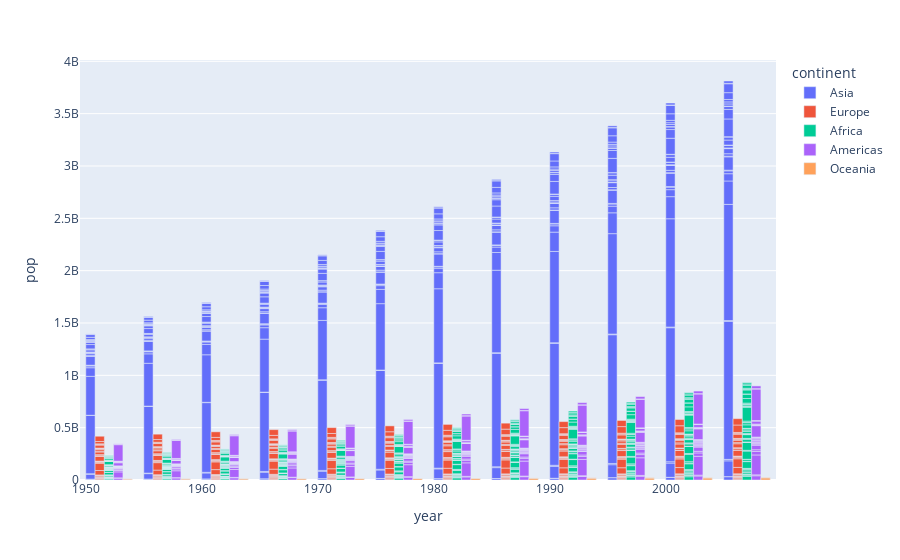

The notebook cell this image was saved under:
### Markdown cell above
# Bar plot

### Code cell
px.bar(gm,
       x='year',
       y='pop',
       height=500,
       color='continent',
       barmode='group',
       hover_data=gm.columns
      )

### Figure 1 — Plotly figure (JSON) as saved in the notebook; plotly's stock layout.template omitted (floating-point values rounded to 4 significant figures; data arrays with more than 128 entries replaced by an {"elided": "..."} marker saying what was removed)
{"data": [{"alignmentgroup": "True", "customdata": {"elided": "396x6 mixed values"}, "hovertemplate": "continent=%{customdata[1]}<br>year=%{x}<br>pop=%{y}<br>country=%{customdata[0]}<br>lifeExp=%{customdata[2]}<br>gdpPercap=%{customdata[3]}<br>iso_alpha=%{customdata[4]}<br>iso_num=%{customdata[5]}<extra></extra>", "legendgroup": "Asia", "marker": {"color": "#636efa", "pattern": {"shape": ""}}, "name": "Asia", "offsetgroup": "Asia", "orientation": "v", "showlegend": true, "textposition": "auto", "type": "bar", "x": {"elided": "396 int values"}, "xaxis": "x", "y": {"elided": "396 int values"}, "yaxis": "y"}, {"alignmentgroup": "True", "customdata": {"elided": "360x6 mixed values"}, "hovertemplate": "continent=%{customdata[1]}<br>year=%{x}<br>pop=%{y}<br>country=%{customdata[0]}<br>lifeExp=%{customdata[2]}<br>gdpPercap=%{customdata[3]}<br>iso_alpha=%{customdata[4]}<br>iso_num=%{customdata[5]}<extra></extra>", "legendgroup": "Europe", "marker": {"color": "#EF553B", "pattern": {"shape": ""}}, "name": "Europe", "offsetgroup": "Europe", "orientation": "v", "showlegend": true, "textposition": "auto", "type": "bar", "x": {"elided": "360 int values"}, "xaxis": "x", "y": {"elided": "360 int values"}, "yaxis": "y"}, {"alignmentgroup": "True", "customdata": {"elided": "624x6 mixed values"}, "hovertemplate": "continent=%{customdata[1]}<br>year=%{x}<br>pop=%{y}<br>country=%{customdata[0]}<br>lifeExp=%{customdata[2]}<br>gdpPercap=%{customdata[3]}<br>iso_alpha=%{customdata[4]}<br>iso_num=%{customdata[5]}<extra></extra>", "legendgroup": "Africa", "marker": {"color": "#00cc96", "pattern": {"shape": ""}}, "name": "Africa", "offsetgroup": "Africa", "orientation": "v", "showlegend": true, "textposition": "auto", "type": "bar", "x": {"elided": "624 int values"}, "xaxis": "x", "y": {"elided": "624 int values"}, "yaxis": "y"}, {"alignmentgroup": "True", "customdata": {"elided": "300x6 mixed values"}, "hovertemplate": "continent=%{customdata[1]}<br>year=%{x}<br>pop=%{y}<br>country=%{customdata[0]}<br>lifeExp=%{customdata[2]}<br>gdpPercap=%{customdata[3]}<br>iso_alpha=%{customdata[4]}<br>iso_num=%{customdata[5]}<extra></extra>", "legendgroup": "Americas", "marker": {"color": "#ab63fa", "pattern": {"shape": ""}}, "name": "Americas", "offsetgroup": "Americas", "orientation": "v", "showlegend": true, "textposition": "auto", "type": "bar", "x": {"elided": "300 int values"}, "xaxis": "x", "y": {"elided": "300 int values"}, "yaxis": "y"}, {"alignmentgroup": "True", "customdata": {"elided": "24x6 mixed values"}, "hovertemplate": "continent=%{customdata[1]}<br>year=%{x}<br>pop=%{y}<br>country=%{customdata[0]}<br>lifeExp=%{customdata[2]}<br>gdpPercap=%{customdata[3]}<br>iso_alpha=%{customdata[4]}<br>iso_num=%{customdata[5]}<extra></extra>", "legendgroup": "Oceania", "marker": {"color": "#FFA15A", "pattern": {"shape": ""}}, "name": "Oceania", "offsetgroup": "Oceania", "orientation": "v", "showlegend": true, "textposition": "auto", "type": "bar", "x": [1952, 1957, 1962, 1967, 1972, 1977, 1982, 1987, 1992, 1997, 2002, 2007, 1952, 1957, 1962, 1967, 1972, 1977, 1982, 1987, 1992, 1997, 2002, 2007], "xaxis": "x", "y": [8691212, 9712569, 10794968, 11872264, 13177000, 14074100, 15184200, 16257249, 17481977, 18565243, 19546792, 20434176, 1994794, 2229407, 2488550, 2728150, 2929100, 3164900, 3210650, 3317166, 3437674, 3676187, 3908037, 4115771], "yaxis": "y"}], "layout": {"autosize": true, "barmode": "group", "legend": {"title": {"text": "continent"}, "tracegroupgap": 0}, "margin": {"t": 60}, "xaxis": {"anchor": "y", "autorange": true, "domain": [0, 1], "range": [1950.0, 2010.0], "title": {"text": "year"}, "type": "linear"}, "yaxis": {"anchor": "x", "autorange": true, "domain": [0, 1], "range": [0, 4013000000.0], "title": {"text": "pop"}, "type": "linear"}}}
